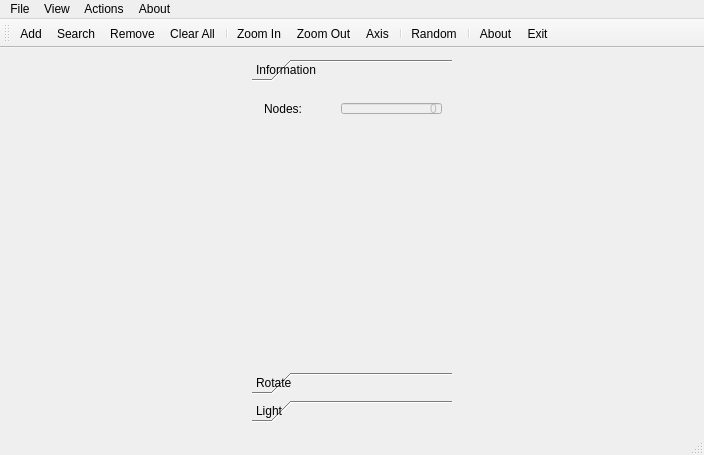
<?xml version="1.0" encoding="UTF-8"?>
<ui version="4.0">
 <class>MainWindow</class>
 <widget class="QMainWindow" name="MainWindow">
  <property name="geometry">
   <rect>
    <x>0</x>
    <y>0</y>
    <width>704</width>
    <height>455</height>
   </rect>
  </property>
  <property name="windowTitle">
   <string>Qt BST with OpenGL</string>
  </property>
  <property name="windowIcon">
   <iconset resource="QtBSTOpenGL.qrc">
    <normaloff>:/resources/logo.png</normaloff>:/resources/logo.png</iconset>
  </property>
  <property name="iconSize">
   <size>
    <width>30</width>
    <height>30</height>
   </size>
  </property>
  <property name="toolButtonStyle">
   <enum>Qt::ToolButtonTextUnderIcon</enum>
  </property>
  <widget class="QWidget" name="centralWidget">
   <property name="layoutDirection">
    <enum>Qt::RightToLeft</enum>
   </property>
   <layout class="QHBoxLayout" name="horizontalLayout">
    <item>
     <widget class="QToolBox" name="toolBoxPage">
      <property name="sizePolicy">
       <sizepolicy hsizetype="Fixed" vsizetype="Preferred">
        <horstretch>0</horstretch>
        <verstretch>0</verstretch>
       </sizepolicy>
      </property>
      <property name="maximumSize">
       <size>
        <width>200</width>
        <height>16777215</height>
       </size>
      </property>
      <property name="currentIndex">
       <number>0</number>
      </property>
      <widget class="QWidget" name="pageInformation">
       <property name="geometry">
        <rect>
         <x>0</x>
         <y>0</y>
         <width>200</width>
         <height>210</height>
        </rect>
       </property>
       <attribute name="label">
        <string>Information</string>
       </attribute>
       <widget class="QWidget" name="layoutWidget">
        <property name="geometry">
         <rect>
          <x>1</x>
          <y>5</y>
          <width>200</width>
          <height>33</height>
         </rect>
        </property>
        <layout class="QHBoxLayout" name="horizontalLayout_3">
         <item>
          <widget class="QLineEdit" name="lineEditNodes">
           <property name="enabled">
            <bool>false</bool>
           </property>
           <property name="text">
            <string>0</string>
           </property>
           <property name="alignment">
            <set>Qt::AlignRight|Qt::AlignTrailing|Qt::AlignVCenter</set>
           </property>
          </widget>
         </item>
         <item>
          <spacer name="horizontalSpacer">
           <property name="orientation">
            <enum>Qt::Horizontal</enum>
           </property>
           <property name="sizeHint" stdset="0">
            <size>
             <width>40</width>
             <height>20</height>
            </size>
           </property>
          </spacer>
         </item>
         <item>
          <widget class="QLabel" name="labelNodes">
           <property name="text">
            <string>Nodes:</string>
           </property>
          </widget>
         </item>
        </layout>
       </widget>
      </widget>
      <widget class="QWidget" name="pageRotation">
       <property name="geometry">
        <rect>
         <x>0</x>
         <y>0</y>
         <width>200</width>
         <height>210</height>
        </rect>
       </property>
       <attribute name="label">
        <string>Rotate</string>
       </attribute>
       <widget class="QWidget" name="gridLayoutWidget">
        <property name="geometry">
         <rect>
          <x>0</x>
          <y>0</y>
          <width>201</width>
          <height>144</height>
         </rect>
        </property>
        <layout class="QGridLayout" name="gridLayout">
         <item row="3" column="0">
          <widget class="QSpinBox" name="spinBoxAxisZ">
           <property name="layoutDirection">
            <enum>Qt::LeftToRight</enum>
           </property>
           <property name="minimum">
            <number>-360</number>
           </property>
           <property name="maximum">
            <number>360</number>
           </property>
          </widget>
         </item>
         <item row="3" column="1">
          <widget class="QLabel" name="labelAxisZ">
           <property name="text">
            <string>Axis Z</string>
           </property>
          </widget>
         </item>
         <item row="1" column="1">
          <widget class="QLabel" name="labelAxisX">
           <property name="text">
            <string>Axis X</string>
           </property>
          </widget>
         </item>
         <item row="1" column="0">
          <widget class="QSpinBox" name="spinBoxAxisX">
           <property name="layoutDirection">
            <enum>Qt::LeftToRight</enum>
           </property>
           <property name="minimum">
            <number>-360</number>
           </property>
           <property name="maximum">
            <number>360</number>
           </property>
          </widget>
         </item>
         <item row="2" column="1">
          <widget class="QLabel" name="labelAxisY">
           <property name="text">
            <string>Axis Y</string>
           </property>
          </widget>
         </item>
         <item row="2" column="0">
          <widget class="QSpinBox" name="spinBoxAxisY">
           <property name="layoutDirection">
            <enum>Qt::LeftToRight</enum>
           </property>
           <property name="minimum">
            <number>-360</number>
           </property>
           <property name="maximum">
            <number>360</number>
           </property>
          </widget>
         </item>
         <item row="4" column="0">
          <widget class="QPushButton" name="pushButtonReset">
           <property name="text">
            <string>Reset</string>
           </property>
          </widget>
         </item>
        </layout>
       </widget>
      </widget>
      <widget class="QWidget" name="pageLight">
       <property name="geometry">
        <rect>
         <x>0</x>
         <y>0</y>
         <width>200</width>
         <height>210</height>
        </rect>
       </property>
       <attribute name="label">
        <string>Light</string>
       </attribute>
       <widget class="QCheckBox" name="checkBoxEnableLight">
        <property name="geometry">
         <rect>
          <x>-8</x>
          <y>4</y>
          <width>81</width>
          <height>22</height>
         </rect>
        </property>
        <property name="font">
         <font>
          <weight>50</weight>
          <bold>false</bold>
         </font>
        </property>
        <property name="text">
         <string>Enable</string>
        </property>
        <property name="checked">
         <bool>true</bool>
        </property>
       </widget>
       <widget class="QWidget" name="gridLayoutWidget_2">
        <property name="geometry">
         <rect>
          <x>0</x>
          <y>30</y>
          <width>191</width>
          <height>149</height>
         </rect>
        </property>
        <layout class="QGridLayout" name="gridLayout_2">
         <item row="2" column="0">
          <widget class="QSlider" name="hSliderLightZ">
           <property name="minimum">
            <number>-50</number>
           </property>
           <property name="maximum">
            <number>50</number>
           </property>
           <property name="singleStep">
            <number>1</number>
           </property>
           <property name="pageStep">
            <number>10</number>
           </property>
           <property name="value">
            <number>10</number>
           </property>
           <property name="orientation">
            <enum>Qt::Horizontal</enum>
           </property>
           <property name="invertedAppearance">
            <bool>true</bool>
           </property>
           <property name="tickPosition">
            <enum>QSlider::TicksBelow</enum>
           </property>
          </widget>
         </item>
         <item row="0" column="0">
          <widget class="QSlider" name="hSliderLightX">
           <property name="minimum">
            <number>-50</number>
           </property>
           <property name="maximum">
            <number>50</number>
           </property>
           <property name="singleStep">
            <number>1</number>
           </property>
           <property name="pageStep">
            <number>10</number>
           </property>
           <property name="value">
            <number>15</number>
           </property>
           <property name="orientation">
            <enum>Qt::Horizontal</enum>
           </property>
           <property name="invertedAppearance">
            <bool>true</bool>
           </property>
           <property name="tickPosition">
            <enum>QSlider::TicksBelow</enum>
           </property>
          </widget>
         </item>
         <item row="1" column="0">
          <widget class="QSlider" name="hSliderLightY">
           <property name="minimum">
            <number>-50</number>
           </property>
           <property name="maximum">
            <number>50</number>
           </property>
           <property name="singleStep">
            <number>1</number>
           </property>
           <property name="pageStep">
            <number>10</number>
           </property>
           <property name="value">
            <number>10</number>
           </property>
           <property name="orientation">
            <enum>Qt::Horizontal</enum>
           </property>
           <property name="invertedAppearance">
            <bool>true</bool>
           </property>
           <property name="tickPosition">
            <enum>QSlider::TicksBelow</enum>
           </property>
          </widget>
         </item>
         <item row="1" column="1">
          <widget class="QLabel" name="labelLightY">
           <property name="font">
            <font>
             <weight>50</weight>
             <bold>false</bold>
            </font>
           </property>
           <property name="text">
            <string>Y Axis</string>
           </property>
          </widget>
         </item>
         <item row="2" column="1">
          <widget class="QLabel" name="labelLightZ">
           <property name="font">
            <font>
             <weight>50</weight>
             <bold>false</bold>
            </font>
           </property>
           <property name="text">
            <string>Z Axis</string>
           </property>
          </widget>
         </item>
         <item row="0" column="1">
          <widget class="QLabel" name="labelLightX">
           <property name="font">
            <font>
             <weight>50</weight>
             <bold>false</bold>
            </font>
           </property>
           <property name="text">
            <string>X Axis</string>
           </property>
          </widget>
         </item>
        </layout>
       </widget>
       <widget class="QPushButton" name="pushButtonLightReset">
        <property name="geometry">
         <rect>
          <x>95</x>
          <y>180</y>
          <width>98</width>
          <height>27</height>
         </rect>
        </property>
        <property name="text">
         <string>Reset</string>
        </property>
       </widget>
      </widget>
     </widget>
    </item>
   </layout>
  </widget>
  <widget class="QMenuBar" name="menuBar">
   <property name="geometry">
    <rect>
     <x>0</x>
     <y>0</y>
     <width>704</width>
     <height>29</height>
    </rect>
   </property>
   <widget class="QMenu" name="menuArquivo">
    <property name="title">
     <string>File</string>
    </property>
    <addaction name="actionExit"/>
   </widget>
   <widget class="QMenu" name="menuAbout">
    <property name="title">
     <string>About</string>
    </property>
    <addaction name="actionAboutQt"/>
    <addaction name="separator"/>
    <addaction name="actionAboutUs"/>
   </widget>
   <widget class="QMenu" name="menuView">
    <property name="title">
     <string>View</string>
    </property>
    <addaction name="actionViewAxisXYZ"/>
    <addaction name="actionViewLight"/>
   </widget>
   <widget class="QMenu" name="menuActions">
    <property name="title">
     <string>Actions</string>
    </property>
    <widget class="QMenu" name="menuMove">
     <property name="title">
      <string>Move to</string>
     </property>
     <addaction name="actionMoveToLeft"/>
     <addaction name="actionMoveToRight"/>
     <addaction name="actionMoveToUp"/>
     <addaction name="actionMoveToDown"/>
     <addaction name="actionMoveToFront"/>
     <addaction name="actionMoveToBack"/>
    </widget>
    <addaction name="actionAddValue"/>
    <addaction name="actionSearchValue"/>
    <addaction name="actionRemoveValue"/>
    <addaction name="actionClearAll"/>
    <addaction name="separator"/>
    <addaction name="actionRandom"/>
    <addaction name="separator"/>
    <addaction name="actionZoomIn"/>
    <addaction name="actionZoomOut"/>
    <addaction name="separator"/>
    <addaction name="menuMove"/>
   </widget>
   <addaction name="menuArquivo"/>
   <addaction name="menuView"/>
   <addaction name="menuActions"/>
   <addaction name="menuAbout"/>
  </widget>
  <widget class="QToolBar" name="mainToolBar">
   <attribute name="toolBarArea">
    <enum>TopToolBarArea</enum>
   </attribute>
   <attribute name="toolBarBreak">
    <bool>false</bool>
   </attribute>
   <addaction name="actionAddValue"/>
   <addaction name="actionSearchValue"/>
   <addaction name="actionRemoveValue"/>
   <addaction name="actionClearAll"/>
   <addaction name="separator"/>
   <addaction name="actionZoomIn"/>
   <addaction name="actionZoomOut"/>
   <addaction name="actionAxis"/>
   <addaction name="separator"/>
   <addaction name="actionRandom"/>
   <addaction name="separator"/>
   <addaction name="actionAboutUs"/>
   <addaction name="actionExit"/>
  </widget>
  <widget class="QStatusBar" name="statusBar"/>
  <action name="actionViewAxisXYZ">
   <property name="checkable">
    <bool>true</bool>
   </property>
   <property name="checked">
    <bool>false</bool>
   </property>
   <property name="text">
    <string>Axis</string>
   </property>
   <property name="shortcut">
    <string>A</string>
   </property>
  </action>
  <action name="actionAddValue">
   <property name="icon">
    <iconset resource="QtBSTOpenGL.qrc">
     <normaloff>:/resources/add.png</normaloff>:/resources/add.png</iconset>
   </property>
   <property name="text">
    <string>Add</string>
   </property>
   <property name="toolTip">
    <string>Insert a value in BST Tree</string>
   </property>
   <property name="shortcut">
    <string>Ctrl+A</string>
   </property>
  </action>
  <action name="actionSearchValue">
   <property name="icon">
    <iconset resource="QtBSTOpenGL.qrc">
     <normaloff>:/resources/search.png</normaloff>:/resources/search.png</iconset>
   </property>
   <property name="text">
    <string>Search</string>
   </property>
   <property name="toolTip">
    <string>Find a value in BST Tree</string>
   </property>
   <property name="shortcut">
    <string>Ctrl+S</string>
   </property>
  </action>
  <action name="actionRemoveValue">
   <property name="icon">
    <iconset resource="QtBSTOpenGL.qrc">
     <normaloff>:/resources/delete.png</normaloff>:/resources/delete.png</iconset>
   </property>
   <property name="text">
    <string>Remove</string>
   </property>
   <property name="toolTip">
    <string>Remove a value in BST Tree</string>
   </property>
   <property name="shortcut">
    <string>Ctrl+R</string>
   </property>
  </action>
  <action name="actionExit">
   <property name="icon">
    <iconset resource="QtBSTOpenGL.qrc">
     <normaloff>:/resources/exit.png</normaloff>:/resources/exit.png</iconset>
   </property>
   <property name="text">
    <string>Exit</string>
   </property>
   <property name="toolTip">
    <string>Close the program</string>
   </property>
  </action>
  <action name="actionAboutUs">
   <property name="icon">
    <iconset resource="QtBSTOpenGL.qrc">
     <normaloff>:/resources/about.png</normaloff>:/resources/about.png</iconset>
   </property>
   <property name="text">
    <string>About</string>
   </property>
   <property name="toolTip">
    <string>About the program</string>
   </property>
  </action>
  <action name="actionViewLight">
   <property name="checkable">
    <bool>true</bool>
   </property>
   <property name="checked">
    <bool>true</bool>
   </property>
   <property name="text">
    <string>Light</string>
   </property>
   <property name="shortcut">
    <string>L</string>
   </property>
  </action>
  <action name="actionZoomIn">
   <property name="icon">
    <iconset resource="QtBSTOpenGL.qrc">
     <normaloff>:/resources/zoom-in.png</normaloff>:/resources/zoom-in.png</iconset>
   </property>
   <property name="text">
    <string>Zoom In</string>
   </property>
   <property name="toolTip">
    <string>Zoom In</string>
   </property>
   <property name="shortcut">
    <string>Ctrl+Up</string>
   </property>
  </action>
  <action name="actionZoomOut">
   <property name="icon">
    <iconset resource="QtBSTOpenGL.qrc">
     <normaloff>:/resources/zoom-out.png</normaloff>:/resources/zoom-out.png</iconset>
   </property>
   <property name="text">
    <string>Zoom Out</string>
   </property>
   <property name="toolTip">
    <string>Zoom Out</string>
   </property>
   <property name="shortcut">
    <string>Ctrl+Down</string>
   </property>
  </action>
  <action name="actionRandom">
   <property name="checkable">
    <bool>true</bool>
   </property>
   <property name="icon">
    <iconset resource="QtBSTOpenGL.qrc">
     <normaloff>:/resources/rand.png</normaloff>:/resources/rand.png</iconset>
   </property>
   <property name="text">
    <string>Random</string>
   </property>
   <property name="toolTip">
    <string>Random Insert</string>
   </property>
  </action>
  <action name="actionClearAll">
   <property name="icon">
    <iconset resource="QtBSTOpenGL.qrc">
     <normaloff>:/resources/clear.png</normaloff>:/resources/clear.png</iconset>
   </property>
   <property name="text">
    <string>Clear All</string>
   </property>
   <property name="toolTip">
    <string>Clear All</string>
   </property>
  </action>
  <action name="actionAxis">
   <property name="checkable">
    <bool>true</bool>
   </property>
   <property name="icon">
    <iconset resource="QtBSTOpenGL.qrc">
     <normaloff>:/resources/axis.png</normaloff>:/resources/axis.png</iconset>
   </property>
   <property name="text">
    <string>Axis</string>
   </property>
  </action>
  <action name="actionAboutQt">
   <property name="icon">
    <iconset resource="QtBSTOpenGL.qrc">
     <normaloff>:/resources/qt.png</normaloff>:/resources/qt.png</iconset>
   </property>
   <property name="text">
    <string>About Qt</string>
   </property>
  </action>
  <action name="actionMoveToLeft">
   <property name="text">
    <string>Left</string>
   </property>
   <property name="shortcut">
    <string>Left</string>
   </property>
  </action>
  <action name="actionMoveToRight">
   <property name="text">
    <string>Right</string>
   </property>
   <property name="shortcut">
    <string>Right</string>
   </property>
  </action>
  <action name="actionMoveToUp">
   <property name="text">
    <string>Up</string>
   </property>
   <property name="shortcut">
    <string>Up</string>
   </property>
  </action>
  <action name="actionMoveToDown">
   <property name="text">
    <string>Down</string>
   </property>
   <property name="shortcut">
    <string>Down</string>
   </property>
  </action>
  <action name="actionMoveToFront">
   <property name="text">
    <string>Front</string>
   </property>
   <property name="shortcut">
    <string>PgUp</string>
   </property>
  </action>
  <action name="actionMoveToBack">
   <property name="text">
    <string>Back</string>
   </property>
   <property name="shortcut">
    <string>PgDown</string>
   </property>
  </action>
 </widget>
 <layoutdefault spacing="6" margin="11"/>
 <resources>
  <include location="QtBSTOpenGL.qrc"/>
 </resources>
 <connections>
  <connection>
   <sender>actionExit</sender>
   <signal>triggered()</signal>
   <receiver>MainWindow</receiver>
   <slot>close()</slot>
   <hints>
    <hint type="sourcelabel">
     <x>-1</x>
     <y>-1</y>
    </hint>
    <hint type="destinationlabel">
     <x>313</x>
     <y>215</y>
    </hint>
   </hints>
  </connection>
  <connection>
   <sender>actionAddValue</sender>
   <signal>triggered()</signal>
   <receiver>MainWindow</receiver>
   <slot>addValue()</slot>
   <hints>
    <hint type="sourcelabel">
     <x>-1</x>
     <y>-1</y>
    </hint>
    <hint type="destinationlabel">
     <x>313</x>
     <y>215</y>
    </hint>
   </hints>
  </connection>
  <connection>
   <sender>actionViewAxisXYZ</sender>
   <signal>triggered(bool)</signal>
   <receiver>MainWindow</receiver>
   <slot>enableAxis(bool)</slot>
   <hints>
    <hint type="sourcelabel">
     <x>-1</x>
     <y>-1</y>
    </hint>
    <hint type="destinationlabel">
     <x>313</x>
     <y>215</y>
    </hint>
   </hints>
  </connection>
  <connection>
   <sender>actionViewLight</sender>
   <signal>triggered(bool)</signal>
   <receiver>MainWindow</receiver>
   <slot>enableLight(bool)</slot>
   <hints>
    <hint type="sourcelabel">
     <x>-1</x>
     <y>-1</y>
    </hint>
    <hint type="destinationlabel">
     <x>313</x>
     <y>215</y>
    </hint>
   </hints>
  </connection>
  <connection>
   <sender>actionZoomIn</sender>
   <signal>triggered()</signal>
   <receiver>MainWindow</receiver>
   <slot>zoomIn()</slot>
   <hints>
    <hint type="sourcelabel">
     <x>-1</x>
     <y>-1</y>
    </hint>
    <hint type="destinationlabel">
     <x>313</x>
     <y>215</y>
    </hint>
   </hints>
  </connection>
  <connection>
   <sender>actionZoomOut</sender>
   <signal>triggered()</signal>
   <receiver>MainWindow</receiver>
   <slot>zoomOut()</slot>
   <hints>
    <hint type="sourcelabel">
     <x>-1</x>
     <y>-1</y>
    </hint>
    <hint type="destinationlabel">
     <x>313</x>
     <y>215</y>
    </hint>
   </hints>
  </connection>
  <connection>
   <sender>actionRandom</sender>
   <signal>triggered(bool)</signal>
   <receiver>MainWindow</receiver>
   <slot>random(bool)</slot>
   <hints>
    <hint type="sourcelabel">
     <x>-1</x>
     <y>-1</y>
    </hint>
    <hint type="destinationlabel">
     <x>313</x>
     <y>215</y>
    </hint>
   </hints>
  </connection>
  <connection>
   <sender>spinBoxAxisX</sender>
   <signal>valueChanged(int)</signal>
   <receiver>MainWindow</receiver>
   <slot>setRotationX(int)</slot>
   <hints>
    <hint type="sourcelabel">
     <x>452</x>
     <y>206</y>
    </hint>
    <hint type="destinationlabel">
     <x>590</x>
     <y>140</y>
    </hint>
   </hints>
  </connection>
  <connection>
   <sender>spinBoxAxisY</sender>
   <signal>valueChanged(int)</signal>
   <receiver>MainWindow</receiver>
   <slot>setRotationY(int)</slot>
   <hints>
    <hint type="sourcelabel">
     <x>452</x>
     <y>243</y>
    </hint>
    <hint type="destinationlabel">
     <x>601</x>
     <y>176</y>
    </hint>
   </hints>
  </connection>
  <connection>
   <sender>spinBoxAxisZ</sender>
   <signal>valueChanged(int)</signal>
   <receiver>MainWindow</receiver>
   <slot>setRotationZ(int)</slot>
   <hints>
    <hint type="sourcelabel">
     <x>452</x>
     <y>280</y>
    </hint>
    <hint type="destinationlabel">
     <x>604</x>
     <y>213</y>
    </hint>
   </hints>
  </connection>
  <connection>
   <sender>pushButtonReset</sender>
   <signal>clicked()</signal>
   <receiver>MainWindow</receiver>
   <slot>resetRotation()</slot>
   <hints>
    <hint type="sourcelabel">
     <x>452</x>
     <y>317</y>
    </hint>
    <hint type="destinationlabel">
     <x>600</x>
     <y>250</y>
    </hint>
   </hints>
  </connection>
  <connection>
   <sender>actionSearchValue</sender>
   <signal>triggered()</signal>
   <receiver>MainWindow</receiver>
   <slot>searchValue()</slot>
   <hints>
    <hint type="sourcelabel">
     <x>-1</x>
     <y>-1</y>
    </hint>
    <hint type="destinationlabel">
     <x>313</x>
     <y>215</y>
    </hint>
   </hints>
  </connection>
  <connection>
   <sender>actionRemoveValue</sender>
   <signal>triggered()</signal>
   <receiver>MainWindow</receiver>
   <slot>deleteValue()</slot>
   <hints>
    <hint type="sourcelabel">
     <x>-1</x>
     <y>-1</y>
    </hint>
    <hint type="destinationlabel">
     <x>313</x>
     <y>215</y>
    </hint>
   </hints>
  </connection>
  <connection>
   <sender>actionClearAll</sender>
   <signal>triggered()</signal>
   <receiver>MainWindow</receiver>
   <slot>clearAll()</slot>
   <hints>
    <hint type="sourcelabel">
     <x>-1</x>
     <y>-1</y>
    </hint>
    <hint type="destinationlabel">
     <x>313</x>
     <y>215</y>
    </hint>
   </hints>
  </connection>
  <connection>
   <sender>actionAxis</sender>
   <signal>triggered(bool)</signal>
   <receiver>MainWindow</receiver>
   <slot>enableAxis(bool)</slot>
   <hints>
    <hint type="sourcelabel">
     <x>-1</x>
     <y>-1</y>
    </hint>
    <hint type="destinationlabel">
     <x>352</x>
     <y>215</y>
    </hint>
   </hints>
  </connection>
  <connection>
   <sender>checkBoxEnableLight</sender>
   <signal>toggled(bool)</signal>
   <receiver>MainWindow</receiver>
   <slot>enableLight(bool)</slot>
   <hints>
    <hint type="sourcelabel">
     <x>325</x>
     <y>235</y>
    </hint>
    <hint type="destinationlabel">
     <x>352</x>
     <y>215</y>
    </hint>
   </hints>
  </connection>
  <connection>
   <sender>checkBoxEnableLight</sender>
   <signal>toggled(bool)</signal>
   <receiver>actionViewLight</receiver>
   <slot>setChecked(bool)</slot>
   <hints>
    <hint type="sourcelabel">
     <x>325</x>
     <y>235</y>
    </hint>
    <hint type="destinationlabel">
     <x>-1</x>
     <y>-1</y>
    </hint>
   </hints>
  </connection>
  <connection>
   <sender>actionViewLight</sender>
   <signal>triggered(bool)</signal>
   <receiver>checkBoxEnableLight</receiver>
   <slot>setChecked(bool)</slot>
   <hints>
    <hint type="sourcelabel">
     <x>-1</x>
     <y>-1</y>
    </hint>
    <hint type="destinationlabel">
     <x>325</x>
     <y>235</y>
    </hint>
   </hints>
  </connection>
  <connection>
   <sender>actionAxis</sender>
   <signal>toggled(bool)</signal>
   <receiver>actionViewAxisXYZ</receiver>
   <slot>setChecked(bool)</slot>
   <hints>
    <hint type="sourcelabel">
     <x>-1</x>
     <y>-1</y>
    </hint>
    <hint type="destinationlabel">
     <x>-1</x>
     <y>-1</y>
    </hint>
   </hints>
  </connection>
  <connection>
   <sender>actionViewAxisXYZ</sender>
   <signal>toggled(bool)</signal>
   <receiver>actionAxis</receiver>
   <slot>setChecked(bool)</slot>
   <hints>
    <hint type="sourcelabel">
     <x>-1</x>
     <y>-1</y>
    </hint>
    <hint type="destinationlabel">
     <x>-1</x>
     <y>-1</y>
    </hint>
   </hints>
  </connection>
  <connection>
   <sender>hSliderLightX</sender>
   <signal>valueChanged(int)</signal>
   <receiver>MainWindow</receiver>
   <slot>setLightPositionX(int)</slot>
   <hints>
    <hint type="sourcelabel">
     <x>442</x>
     <y>279</y>
    </hint>
    <hint type="destinationlabel">
     <x>139</x>
     <y>204</y>
    </hint>
   </hints>
  </connection>
  <connection>
   <sender>hSliderLightY</sender>
   <signal>valueChanged(int)</signal>
   <receiver>MainWindow</receiver>
   <slot>setLightPositionY(int)</slot>
   <hints>
    <hint type="sourcelabel">
     <x>442</x>
     <y>324</y>
    </hint>
    <hint type="destinationlabel">
     <x>170</x>
     <y>259</y>
    </hint>
   </hints>
  </connection>
  <connection>
   <sender>hSliderLightZ</sender>
   <signal>valueChanged(int)</signal>
   <receiver>MainWindow</receiver>
   <slot>setLightPositionZ(int)</slot>
   <hints>
    <hint type="sourcelabel">
     <x>442</x>
     <y>369</y>
    </hint>
    <hint type="destinationlabel">
     <x>167</x>
     <y>301</y>
    </hint>
   </hints>
  </connection>
  <connection>
   <sender>checkBoxEnableLight</sender>
   <signal>toggled(bool)</signal>
   <receiver>hSliderLightX</receiver>
   <slot>setEnabled(bool)</slot>
   <hints>
    <hint type="sourcelabel">
     <x>325</x>
     <y>235</y>
    </hint>
    <hint type="destinationlabel">
     <x>442</x>
     <y>279</y>
    </hint>
   </hints>
  </connection>
  <connection>
   <sender>checkBoxEnableLight</sender>
   <signal>toggled(bool)</signal>
   <receiver>hSliderLightY</receiver>
   <slot>setEnabled(bool)</slot>
   <hints>
    <hint type="sourcelabel">
     <x>325</x>
     <y>235</y>
    </hint>
    <hint type="destinationlabel">
     <x>442</x>
     <y>324</y>
    </hint>
   </hints>
  </connection>
  <connection>
   <sender>checkBoxEnableLight</sender>
   <signal>toggled(bool)</signal>
   <receiver>hSliderLightZ</receiver>
   <slot>setEnabled(bool)</slot>
   <hints>
    <hint type="sourcelabel">
     <x>325</x>
     <y>235</y>
    </hint>
    <hint type="destinationlabel">
     <x>442</x>
     <y>369</y>
    </hint>
   </hints>
  </connection>
  <connection>
   <sender>pushButtonLightReset</sender>
   <signal>clicked()</signal>
   <receiver>MainWindow</receiver>
   <slot>resetLight()</slot>
   <hints>
    <hint type="sourcelabel">
     <x>445</x>
     <y>416</y>
    </hint>
    <hint type="destinationlabel">
     <x>181</x>
     <y>349</y>
    </hint>
   </hints>
  </connection>
  <connection>
   <sender>actionAboutUs</sender>
   <signal>triggered()</signal>
   <receiver>MainWindow</receiver>
   <slot>aboutUs()</slot>
   <hints>
    <hint type="sourcelabel">
     <x>-1</x>
     <y>-1</y>
    </hint>
    <hint type="destinationlabel">
     <x>352</x>
     <y>215</y>
    </hint>
   </hints>
  </connection>
  <connection>
   <sender>actionAboutQt</sender>
   <signal>triggered()</signal>
   <receiver>MainWindow</receiver>
   <slot>aboutQt()</slot>
   <hints>
    <hint type="sourcelabel">
     <x>-1</x>
     <y>-1</y>
    </hint>
    <hint type="destinationlabel">
     <x>352</x>
     <y>215</y>
    </hint>
   </hints>
  </connection>
  <connection>
   <sender>actionMoveToLeft</sender>
   <signal>triggered()</signal>
   <receiver>MainWindow</receiver>
   <slot>moveLeft()</slot>
   <hints>
    <hint type="sourcelabel">
     <x>-1</x>
     <y>-1</y>
    </hint>
    <hint type="destinationlabel">
     <x>352</x>
     <y>215</y>
    </hint>
   </hints>
  </connection>
  <connection>
   <sender>actionMoveToRight</sender>
   <signal>triggered()</signal>
   <receiver>MainWindow</receiver>
   <slot>moveRight()</slot>
   <hints>
    <hint type="sourcelabel">
     <x>-1</x>
     <y>-1</y>
    </hint>
    <hint type="destinationlabel">
     <x>351</x>
     <y>227</y>
    </hint>
   </hints>
  </connection>
  <connection>
   <sender>actionMoveToBack</sender>
   <signal>triggered()</signal>
   <receiver>MainWindow</receiver>
   <slot>moveBack()</slot>
   <hints>
    <hint type="sourcelabel">
     <x>-1</x>
     <y>-1</y>
    </hint>
    <hint type="destinationlabel">
     <x>351</x>
     <y>227</y>
    </hint>
   </hints>
  </connection>
  <connection>
   <sender>actionMoveToDown</sender>
   <signal>triggered()</signal>
   <receiver>MainWindow</receiver>
   <slot>moveDown()</slot>
   <hints>
    <hint type="sourcelabel">
     <x>-1</x>
     <y>-1</y>
    </hint>
    <hint type="destinationlabel">
     <x>351</x>
     <y>227</y>
    </hint>
   </hints>
  </connection>
  <connection>
   <sender>actionMoveToFront</sender>
   <signal>triggered()</signal>
   <receiver>MainWindow</receiver>
   <slot>moveFront()</slot>
   <hints>
    <hint type="sourcelabel">
     <x>-1</x>
     <y>-1</y>
    </hint>
    <hint type="destinationlabel">
     <x>351</x>
     <y>227</y>
    </hint>
   </hints>
  </connection>
  <connection>
   <sender>actionMoveToUp</sender>
   <signal>triggered()</signal>
   <receiver>MainWindow</receiver>
   <slot>moveUp()</slot>
   <hints>
    <hint type="sourcelabel">
     <x>-1</x>
     <y>-1</y>
    </hint>
    <hint type="destinationlabel">
     <x>351</x>
     <y>227</y>
    </hint>
   </hints>
  </connection>
 </connections>
 <slots>
  <slot>addValue()</slot>
  <slot>setRotationX(int)</slot>
  <slot>setRotationY(int)</slot>
  <slot>setRotationZ(int)</slot>
  <slot>enableLight(bool)</slot>
  <slot>zoomIn()</slot>
  <slot>zoomOut()</slot>
  <slot>random(bool)</slot>
  <slot>resetRotation()</slot>
  <slot>searchValue()</slot>
  <slot>deleteValue()</slot>
  <slot>clearAll()</slot>
  <slot>enableAxis(bool)</slot>
  <slot>setLightPositionX(int)</slot>
  <slot>setLightPositionY(int)</slot>
  <slot>setLightPositionZ(int)</slot>
  <slot>resetLight()</slot>
  <slot>aboutQt()</slot>
  <slot>aboutUs()</slot>
  <slot>moveLeft()</slot>
  <slot>moveRight()</slot>
  <slot>moveFront()</slot>
  <slot>moveBack()</slot>
  <slot>moveUp()</slot>
  <slot>moveDown()</slot>
 </slots>
</ui>
